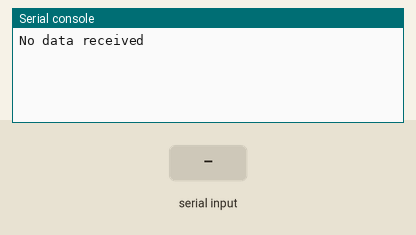
Bench run of a program on a simulated ESP32 board running MicroPython. Shown: the last lines printed to the serial console. The inputs (shaded band) are chosen by the test bench.

Above: at 1.2 s.
1.3 s: "5\n" received over the second serial link
At 3.1 s:
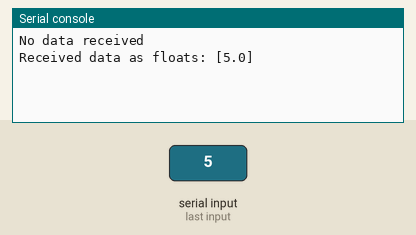
3.5 s: "90\n" received over the second serial link
At 4.6 s:
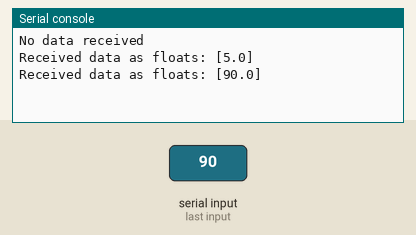

Measured:
- after the input at 1.3 s, the serial console: prints a new line after 0.70 s (image 1)
- after the input at 3.5 s, the serial console: prints a new line after 0.50 s (image 2)

The program:

ISR_Serial.py
```python
import machine
import time
import struct

# UART configuration (adjust pins and baudrate as needed)
uart = machine.UART(2, baudrate=9600, tx=17, rx=16)  # UART2, tx=17, rx=16 for ESP32

# Global variables to store received data
received_data = []

# ISR function to handle UART data reception
def uart_isr(arg):
    global received_data
    while uart.any():
        data = uart.read()
        if data:
            # Decode and split data by line breaks (assuming floats are sent as text with line breaks)
            float_strs = data.decode().strip().split("\n")
            # Convert the string representations of floats to actual floats
            floats = [float(f) for f in float_strs]
            # Extend received_data with new floats
            received_data.extend(floats)

# Attach UART interrupt
uart.irq(handler=uart_isr, trigger=machine.UART.RX_ANY)

while True:
    if received_data:
        print("Received data as floats:", received_data)
        # Clear received_data after processing
        received_data = []
    else:
        print("No data received")

    # Add a small delay to avoid spamming the UART (sync with data arrival rate)
    time.sleep(2)
```
